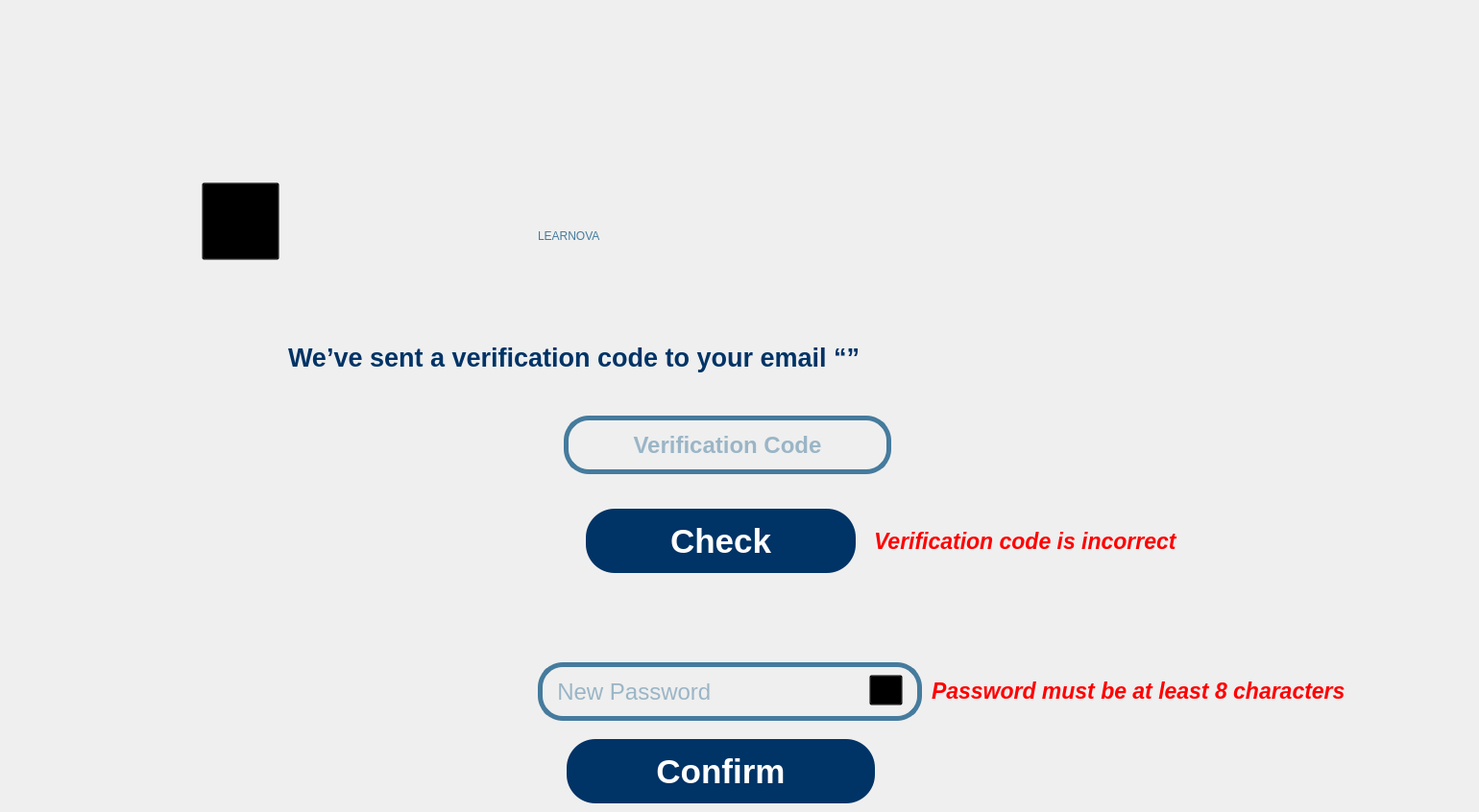
    <widget class="QWidget" name="forgot_page">
     <property name="styleSheet">
      <string notr="true">background-image: url(:/images/images/Desktop-2.png);</string>
     </property>
     <widget class="QLabel" name="Learnova_text_3">
      <property name="geometry">
       <rect>
        <x>560</x>
        <y>210</y>
        <width>491</width>
        <height>71</height>
       </rect>
      </property>
      <property name="styleSheet">
       <string notr="true">color: rgb(69, 123, 157);
font: 700 53pt &quot;Arial&quot;;
background:transparent</string>
      </property>
      <property name="text">
       <string>LEARNOVA</string>
      </property>
     </widget>
     <widget class="QLabel" name="msg_txt">
      <property name="enabled">
       <bool>true</bool>
      </property>
      <property name="geometry">
       <rect>
        <x>300</x>
        <y>352</y>
        <width>1161</width>
        <height>41</height>
       </rect>
      </property>
      <property name="sizePolicy">
       <sizepolicy hsizetype="Expanding" vsizetype="Expanding">
        <horstretch>0</horstretch>
        <verstretch>0</verstretch>
       </sizepolicy>
      </property>
      <property name="font">
       <font>
        <family>Arial</family>
        <pointsize>20</pointsize>
        <bold>true</bold>
       </font>
      </property>
      <property name="styleSheet">
       <string notr="true">background:transparent;
color:#003366;</string>
      </property>
      <property name="text">
       <string>We’ve sent a verification code to your email “”  </string>
      </property>
      <property name="textInteractionFlags">
       <set>Qt::TextInteractionFlag::NoTextInteraction</set>
      </property>
     </widget>
     <widget class="QLabel" name="back_pic">
      <property name="geometry">
       <rect>
        <x>200</x>
        <y>190</y>
        <width>81</width>
        <height>81</height>
       </rect>
      </property>
      <property name="styleSheet">
       <string notr="true">background:transparent;</string>
      </property>
      <property name="text">
       <string/>
      </property>
     </widget>
     <widget class="QPushButton" name="back_btn">
      <property name="geometry">
       <rect>
        <x>210</x>
        <y>190</y>
        <width>81</width>
        <height>81</height>
       </rect>
      </property>
      <property name="cursor">
       <cursorShape>PointingHandCursor</cursorShape>
      </property>
      <property name="styleSheet">
       <string notr="true">background:transparent;</string>
      </property>
      <property name="text">
       <string/>
      </property>
     </widget>
     <widget class="QLineEdit" name="verifi_fild">
      <property name="geometry">
       <rect>
        <x>587</x>
        <y>433</y>
        <width>341</width>
        <height>61</height>
       </rect>
      </property>
      <property name="font">
       <font>
        <family>Arial</family>
        <pointsize>18</pointsize>
        <bold>true</bold>
       </font>
      </property>
      <property name="styleSheet">
       <string notr="true">background:transparent;
border:5px solid #457B9D;
border-radius:26px;
color:#457B9D
</string>
      </property>
      <property name="frame">
       <bool>true</bool>
      </property>
      <property name="alignment">
       <set>Qt::AlignmentFlag::AlignCenter</set>
      </property>
      <property name="placeholderText">
       <string>Verification Code</string>
      </property>
     </widget>
     <widget class="QPushButton" name="check_btn">
      <property name="geometry">
       <rect>
        <x>610</x>
        <y>530</y>
        <width>281</width>
        <height>67</height>
       </rect>
      </property>
      <property name="font">
       <font>
        <family>Arial</family>
        <pointsize>26</pointsize>
        <bold>true</bold>
       </font>
      </property>
      <property name="cursor">
       <cursorShape>PointingHandCursor</cursorShape>
      </property>
      <property name="styleSheet">
       <string notr="true">background:transparent;
background-color: #003366;
border-radius: 30px;
color:white;</string>
      </property>
      <property name="text">
       <string>Check</string>
      </property>
     </widget>
     <widget class="QLabel" name="error_txt">
      <property name="geometry">
       <rect>
        <x>910</x>
        <y>530</y>
        <width>401</width>
        <height>67</height>
       </rect>
      </property>
      <property name="sizePolicy">
       <sizepolicy hsizetype="Expanding" vsizetype="Expanding">
        <horstretch>0</horstretch>
        <verstretch>0</verstretch>
       </sizepolicy>
      </property>
      <property name="font">
       <font>
        <family>Arial</family>
        <pointsize>17</pointsize>
        <italic>true</italic>
        <bold>true</bold>
       </font>
      </property>
      <property name="styleSheet">
       <string notr="true">background:transparent;
color:red</string>
      </property>
      <property name="text">
       <string>Verification code is incorrect</string>
      </property>
     </widget>
     <widget class="QPushButton" name="confirm_btn">
      <property name="geometry">
       <rect>
        <x>590</x>
        <y>770</y>
        <width>321</width>
        <height>67</height>
       </rect>
      </property>
      <property name="font">
       <font>
        <family>Arial</family>
        <pointsize>26</pointsize>
        <bold>true</bold>
       </font>
      </property>
      <property name="cursor">
       <cursorShape>PointingHandCursor</cursorShape>
      </property>
      <property name="styleSheet">
       <string notr="true">background:transparent;
background-color: #003366;
border-radius: 30px;
color:white;</string>
      </property>
      <property name="text">
       <string>Confirm</string>
      </property>
     </widget>
     <widget class="QLineEdit" name="new_pass_fild">
      <property name="geometry">
       <rect>
        <x>560</x>
        <y>690</y>
        <width>400</width>
        <height>61</height>
       </rect>
      </property>
      <property name="font">
       <font>
        <family>Arial</family>
        <pointsize>18</pointsize>
        <bold>false</bold>
       </font>
      </property>
      <property name="styleSheet">
       <string notr="true">background:transparent;
border:5px solid #457B9D;
border-radius:26px;
color:#457B9D
</string>
      </property>
      <property name="frame">
       <bool>true</bool>
      </property>
      <property name="echoMode">
       <enum>QLineEdit::EchoMode::Password</enum>
      </property>
      <property name="placeholderText">
       <string>  New Password</string>
      </property>
     </widget>
     <widget class="QLabel" name="errorsizepass_txt">
      <property name="geometry">
       <rect>
        <x>970</x>
        <y>686</y>
        <width>561</width>
        <height>67</height>
       </rect>
      </property>
      <property name="sizePolicy">
       <sizepolicy hsizetype="Expanding" vsizetype="Expanding">
        <horstretch>0</horstretch>
        <verstretch>0</verstretch>
       </sizepolicy>
      </property>
      <property name="font">
       <font>
        <family>Arial</family>
        <pointsize>17</pointsize>
        <italic>true</italic>
        <bold>true</bold>
       </font>
      </property>
      <property name="styleSheet">
       <string notr="true">background:transparent;
color:red</string>
      </property>
      <property name="text">
       <string>Password must be at least 8 characters</string>
      </property>
     </widget>
     <widget class="QPushButton" name="hidden_pass_btn">
      <property name="geometry">
       <rect>
        <x>905</x>
        <y>703</y>
        <width>35</width>
        <height>32</height>
       </rect>
      </property>
      <property name="cursor">
       <cursorShape>PointingHandCursor</cursorShape>
      </property>
      <property name="styleSheet">
       <string notr="true">background:transparent;</string>
      </property>
      <property name="text">
       <string/>
      </property>
     </widget>
     <widget class="QLabel" name="hidded_pic">
      <property name="geometry">
       <rect>
        <x>905</x>
        <y>703</y>
        <width>35</width>
        <height>35</height>
       </rect>
      </property>
      <property name="cursor">
       <cursorShape>ArrowCursor</cursorShape>
      </property>
      <property name="styleSheet">
       <string notr="true">background:transparent;</string>
      </property>
      <property name="text">
       <string/>
      </property>
     </widget>
     <zorder>new_pass_fild</zorder>
     <zorder>hidded_pic</zorder>
     <zorder>Learnova_text_3</zorder>
     <zorder>msg_txt</zorder>
     <zorder>back_pic</zorder>
     <zorder>back_btn</zorder>
     <zorder>verifi_fild</zorder>
     <zorder>check_btn</zorder>
     <zorder>error_txt</zorder>
     <zorder>confirm_btn</zorder>
     <zorder>errorsizepass_txt</zorder>
     <zorder>hidden_pass_btn</zorder>
    </widget>
